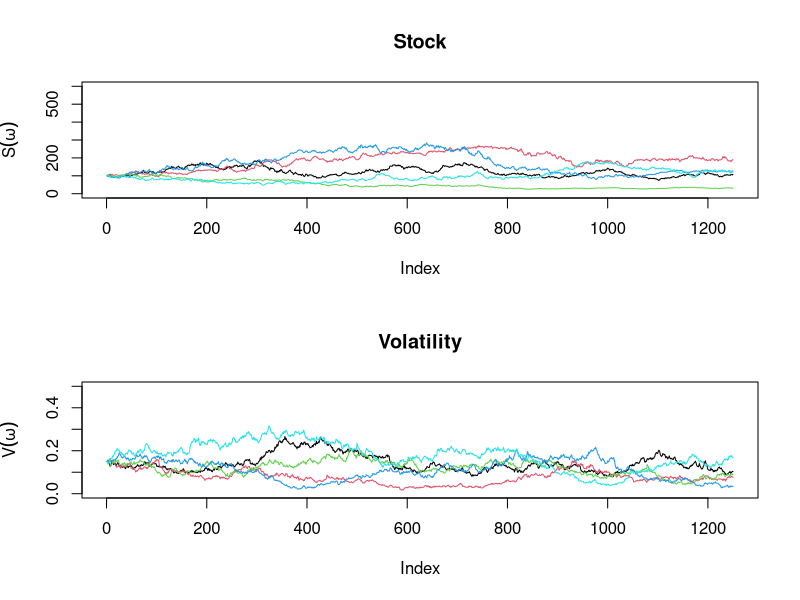

Write R code to recreate this figure.
library(R6)

## 1 risk factor modeling
## 
## dS: function of (S, V), returning a vector (drift, vol)
## dV: function of (V), returning a vector (drift, vol)
## rho: correlation between stock and volatility

StochasticProcess1RF <- R6::R6Class("StochasticProcess1RF", list(
  S0 = NA,
  V0 = NA,
  dS = NA,
  dV = NA,
  rho = NA,
  paths = NA,
  initialize = function(S0, V0, dS, dV, rho){
    self$S0 <- S0; self$V0 <- V0
    self$dS <- dS; self$dV <- dV
    self$rho <- rho
  },
  simulate = function(m, mat, dt){
    n <- ceiling(mat / dt)
    paths <- list("S" = matrix(0, ncol = n, nrow = m),
                  "V" = matrix(0, ncol = n, nrow = m))
    for (j in 1:m){
      S. <- V. <- numeric(n)
      S.[1] <- self$S0; V.[1] <- self$V0
      Z.. <- mvtnorm::rmvnorm(n, sigma = rbind(c(1, self$rho),
                                               c(self$rho, 1)))
      for (i in 2:n){
        S.[i] <- S.[i - 1] + sum(self$dS(S.[i - 1], V.[i - 1]) *
                       c(dt, sqrt(dt) * Z..[i, 1]))
        V.[i] <- V.[i - 1] + sum(self$dV(V.[i - 1]) *
                       c(dt, sqrt(dt) * Z..[i, 2]))
      }
      paths[["S"]][j,] <- S.; paths[["V"]][j,] <- V.
    }
    self$paths <- paths
  }
))

## example:

heston <- StochasticProcess1RF$new(S0 = 100, V0 = 0.15, ## Initial values
                               dS = function(S, V){ ## Stock dynamics
                                 c(0.05 * S, S * sqrt(V))
                               },
                               dV = function(V){ ## Volatility dynamics
                                 c(0.2 * (0.15 - V), 0.2 * sqrt(V))
                               },
                               rho = -0.6)

m <- 5
res <- heston$simulate(m = m, mat = 5, dt = 1/250) ## Simulation
par(mfrow = c(2,1))
plot(res$S[1,], type = "l", ylim = c(0, 600),
     main = "Stock",
     ylab = expression(S(omega)))
for (i in 2:m){
  points(x = 1:length(res$S[1,]),
         y = res$S[i,], col = i, type = "l")
}
plot(res$V[1,], type = "l", ylim = c(0, 0.50),
     main = "Volatility",
     ylab = expression(V(omega)))
for (i in 2:m){
  points(x = 1:length(res$S[1,]),
         y = res$V[i,], col = i, type = "l")
}





